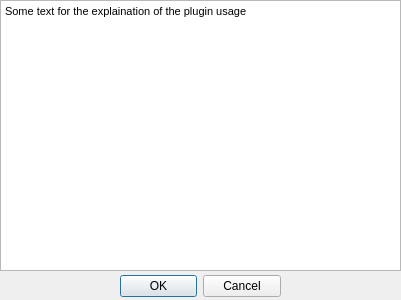
<?xml version="1.0" encoding="UTF-8"?>
<ui version="4.0">
 <class>Dialog</class>
 <widget class="QDialog" name="Dialog">
  <property name="geometry">
   <rect>
    <x>0</x>
    <y>0</y>
    <width>401</width>
    <height>300</height>
   </rect>
  </property>
  <property name="windowTitle">
   <string>DSP -HELP</string>
  </property>
  <widget class="QDialogButtonBox" name="buttonBox">
   <property name="geometry">
    <rect>
     <x>120</x>
     <y>270</y>
     <width>161</width>
     <height>32</height>
    </rect>
   </property>
   <property name="orientation">
    <enum>Qt::Horizontal</enum>
   </property>
   <property name="standardButtons">
    <set>QDialogButtonBox::Cancel|QDialogButtonBox::Ok</set>
   </property>
  </widget>
  <widget class="QTextEdit" name="textEdit">
   <property name="geometry">
    <rect>
     <x>0</x>
     <y>0</y>
     <width>401</width>
     <height>271</height>
    </rect>
   </property>
   <property name="html">
    <string>&lt;!DOCTYPE HTML PUBLIC &quot;-//W3C//DTD HTML 4.0//EN&quot; &quot;http://www.w3.org/TR/REC-html40/strict.dtd&quot;&gt;
&lt;html&gt;&lt;head&gt;&lt;meta name=&quot;qrichtext&quot; content=&quot;1&quot; /&gt;&lt;style type=&quot;text/css&quot;&gt;
p, li { white-space: pre-wrap; }
&lt;/style&gt;&lt;/head&gt;&lt;body style=&quot; font-family:'MS Shell Dlg 2'; font-size:8.25pt; font-weight:400; font-style:normal;&quot;&gt;
&lt;p style=&quot; margin-top:0px; margin-bottom:0px; margin-left:0px; margin-right:0px; -qt-block-indent:0; text-indent:0px;&quot;&gt;Some text for the explaination of the plugin usage&lt;/p&gt;&lt;/body&gt;&lt;/html&gt;</string>
   </property>
  </widget>
 </widget>
 <resources/>
 <connections>
  <connection>
   <sender>buttonBox</sender>
   <signal>accepted()</signal>
   <receiver>Dialog</receiver>
   <slot>accept()</slot>
   <hints>
    <hint type="sourcelabel">
     <x>248</x>
     <y>254</y>
    </hint>
    <hint type="destinationlabel">
     <x>157</x>
     <y>274</y>
    </hint>
   </hints>
  </connection>
  <connection>
   <sender>buttonBox</sender>
   <signal>rejected()</signal>
   <receiver>Dialog</receiver>
   <slot>reject()</slot>
   <hints>
    <hint type="sourcelabel">
     <x>316</x>
     <y>260</y>
    </hint>
    <hint type="destinationlabel">
     <x>286</x>
     <y>274</y>
    </hint>
   </hints>
  </connection>
 </connections>
</ui>
